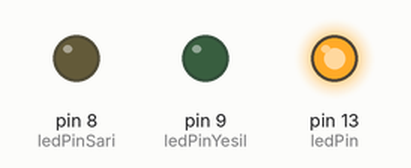
Recording of a sketch running on a simulated Arduino Uno, built with avr-gcc and run on an emulated ATmega328P. Shown: output pins drawn as LEDs (lit = HIGH).

Above: at 2.0 s.
At 4.8 s:
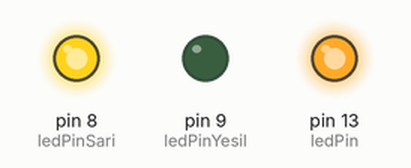
At 7.7 s:
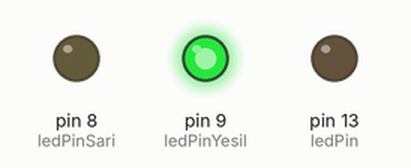
At 10.2 s:
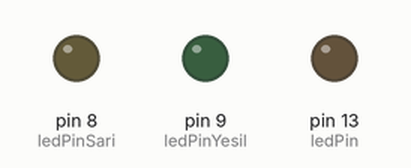
At 14.7 s:
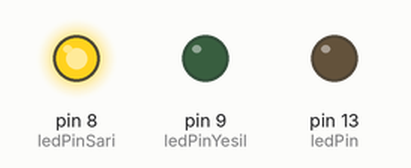
Timing chart, 0 to 20.5 s (numbered marks = the images above):
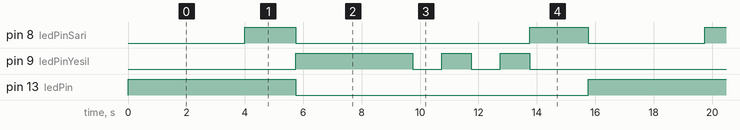

The sketch:

Trafik_Lambasi.ino
```cpp
int ledPin = 13;
int ledPinSari = 8;
int ledPinYesil = 9;
void setup()
{
  pinMode(ledPin,OUTPUT);
  pinMode(ledPinYesil,OUTPUT);
  pinMode(ledPinSari,OUTPUT);

}

void loop()
{
digitalWrite(ledPin,HIGH);
delay(4000);
digitalWrite(ledPinSari,HIGH);
delay(1750);
digitalWrite(ledPinSari,LOW);
digitalWrite(ledPin,LOW);
digitalWrite(ledPinYesil,HIGH);
delay(4000);
digitalWrite(ledPinYesil,LOW);
delay(1000);
digitalWrite(ledPinYesil,HIGH);
delay(1000);
digitalWrite(ledPinYesil,LOW);
delay(1000);
digitalWrite(ledPinYesil,HIGH);
delay(1000);
digitalWrite(ledPinYesil,LOW);
digitalWrite(ledPinSari,HIGH);
digitalWrite(ledPin,LOW);
delay(2000);
digitalWrite(ledPinSari,LOW);


}
```

Measured:
- by itself, pin 8 (ledPinSari): repeats every 15.8 s: LOW 8.0 s, HIGH 2.0 s, LOW 4.0 s, HIGH 1.8 s
- by itself, pin 9 (ledPinYesil): repeats every 15.8 s: 2 × (LOW 1.0 s, HIGH 1.0 s), LOW 7.8 s, HIGH 4.0 s
- by itself, pin 13 (ledPin): alternates HIGH for 5.8 s and LOW for 10.0 s
